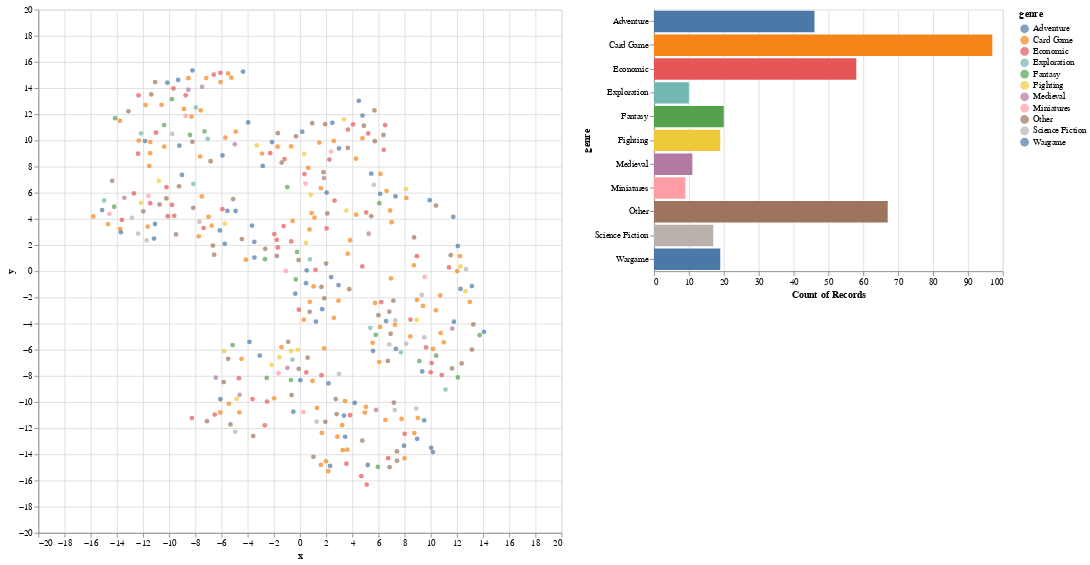

Here is the notebook cell this chart was saved with:
### Code cell
tsne_game_embeddings(model)

### Figure 1 — Vega-Lite specification as saved in the notebook (floating-point values rounded to 4 significant figures; data arrays with more than 128 entries replaced by an {"elided": "..."} marker saying what was removed)
{"config": {"view": {"continuousWidth": 400, "continuousHeight": 300}}, "hconcat": [{"layer": [{"mark": "circle", "encoding": {"color": {"condition": {"field": "genre", "type": "nominal", "selection": "selector007"}, "value": "whitesmoke"}, "x": {"field": "x", "type": "quantitative"}, "y": {"field": "y", "type": "quantitative"}}, "height": 600, "selection": {"selector008": {"type": "single", "encodings": ["x", "y"], "on": "mouseover", "nearest": true, "empty": "none"}}, "width": 600}, {"mark": {"type": "text", "align": "left", "dx": 5, "dy": -5}, "encoding": {"text": {"condition": {"field": "title", "type": "nominal", "selection": "selector008"}, "value": ""}, "x": {"field": "x", "type": "quantitative"}, "y": {"field": "y", "type": "quantitative"}}}]}, {"mark": "bar", "encoding": {"color": {"condition": {"field": "genre", "type": "nominal", "selection": "selector007"}, "value": "lightgray"}, "x": {"aggregate": "count", "type": "quantitative"}, "y": {"field": "genre", "type": "nominal"}}, "height": 300, "selection": {"selector007": {"type": "multi", "fields": ["genre"]}}}], "data": {"name": "data-b01cfaa3ad8c896ae0a2c0cb8dda6df6"}, "$schema": "https://vega.github.io/schema/vega-lite/v4.17.0.json", "datasets": {"data-b01cfaa3ad8c896ae0a2c0cb8dda6df6": {"elided": "373 records"}}}
